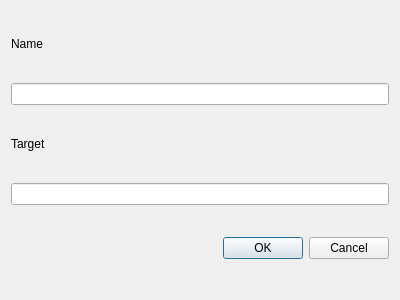
<?xml version="1.0" encoding="UTF-8"?>
<ui version="4.0">
 <class>PlaceEditDialog</class>
 <widget class="QDialog" name="PlaceEditDialog">
  <property name="geometry">
   <rect>
    <x>0</x>
    <y>0</y>
    <width>400</width>
    <height>300</height>
   </rect>
  </property>
  <property name="windowTitle">
   <string>Configure A Place</string>
  </property>
  <layout class="QVBoxLayout" name="verticalLayout_2">
   <item>
    <widget class="QLabel" name="nameLabel">
     <property name="sizePolicy">
      <sizepolicy hsizetype="Preferred" vsizetype="Maximum">
       <horstretch>0</horstretch>
       <verstretch>0</verstretch>
      </sizepolicy>
     </property>
     <property name="text">
      <string>Name</string>
     </property>
    </widget>
   </item>
   <item>
    <widget class="QLineEdit" name="nameInput">
     <property name="sizePolicy">
      <sizepolicy hsizetype="Expanding" vsizetype="Fixed">
       <horstretch>0</horstretch>
       <verstretch>0</verstretch>
      </sizepolicy>
     </property>
    </widget>
   </item>
   <item>
    <widget class="QLabel" name="targetLabel">
     <property name="sizePolicy">
      <sizepolicy hsizetype="Preferred" vsizetype="Maximum">
       <horstretch>0</horstretch>
       <verstretch>0</verstretch>
      </sizepolicy>
     </property>
     <property name="text">
      <string>Target</string>
     </property>
    </widget>
   </item>
   <item>
    <widget class="QLineEdit" name="targetInput">
     <property name="sizePolicy">
      <sizepolicy hsizetype="Expanding" vsizetype="Fixed">
       <horstretch>0</horstretch>
       <verstretch>0</verstretch>
      </sizepolicy>
     </property>
    </widget>
   </item>
   <item>
    <widget class="QDialogButtonBox" name="buttonBox">
     <property name="orientation">
      <enum>Qt::Horizontal</enum>
     </property>
     <property name="standardButtons">
      <set>QDialogButtonBox::Cancel|QDialogButtonBox::Ok</set>
     </property>
    </widget>
   </item>
  </layout>
 </widget>
 <resources/>
 <connections>
  <connection>
   <sender>buttonBox</sender>
   <signal>accepted()</signal>
   <receiver>PlaceEditDialog</receiver>
   <slot>accept()</slot>
   <hints>
    <hint type="sourcelabel">
     <x>248</x>
     <y>254</y>
    </hint>
    <hint type="destinationlabel">
     <x>157</x>
     <y>274</y>
    </hint>
   </hints>
  </connection>
  <connection>
   <sender>buttonBox</sender>
   <signal>rejected()</signal>
   <receiver>PlaceEditDialog</receiver>
   <slot>reject()</slot>
   <hints>
    <hint type="sourcelabel">
     <x>316</x>
     <y>260</y>
    </hint>
    <hint type="destinationlabel">
     <x>286</x>
     <y>274</y>
    </hint>
   </hints>
  </connection>
 </connections>
</ui>
